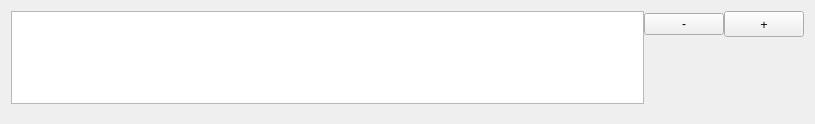
<?xml version="1.0" encoding="UTF-8"?>
<ui version="4.0">
 <class>TableViewControl</class>
 <widget class="QWidget" name="TableViewControl">
  <property name="geometry">
   <rect>
    <x>0</x>
    <y>0</y>
    <width>815</width>
    <height>124</height>
   </rect>
  </property>
  <property name="windowTitle">
   <string>Form</string>
  </property>
  <layout class="QHBoxLayout" name="horizontalLayout">
   <item>
    <widget class="QFrame" name="frame">
     <property name="frameShape">
      <enum>QFrame::NoFrame</enum>
     </property>
     <property name="frameShadow">
      <enum>QFrame::Raised</enum>
     </property>
     <layout class="QHBoxLayout" name="horizontalLayout_3">
      <property name="spacing">
       <number>0</number>
      </property>
      <property name="leftMargin">
       <number>0</number>
      </property>
      <property name="topMargin">
       <number>0</number>
      </property>
      <property name="rightMargin">
       <number>0</number>
      </property>
      <item>
       <widget class="QTableView" name="tableView">
        <property name="selectionMode">
         <enum>QAbstractItemView::SingleSelection</enum>
        </property>
        <property name="showGrid">
         <bool>true</bool>
        </property>
        <property name="gridStyle">
         <enum>Qt::SolidLine</enum>
        </property>
        <property name="sortingEnabled">
         <bool>false</bool>
        </property>
        <property name="wordWrap">
         <bool>true</bool>
        </property>
        <property name="cornerButtonEnabled">
         <bool>false</bool>
        </property>
        <attribute name="horizontalHeaderCascadingSectionResizes">
         <bool>false</bool>
        </attribute>
        <attribute name="horizontalHeaderMinimumSectionSize">
         <number>50</number>
        </attribute>
        <attribute name="horizontalHeaderStretchLastSection">
         <bool>true</bool>
        </attribute>
        <attribute name="verticalHeaderVisible">
         <bool>false</bool>
        </attribute>
       </widget>
      </item>
      <item>
       <widget class="QFrame" name="frame_2">
        <property name="styleSheet">
         <string notr="true"/>
        </property>
        <property name="frameShape">
         <enum>QFrame::NoFrame</enum>
        </property>
        <property name="frameShadow">
         <enum>QFrame::Raised</enum>
        </property>
        <layout class="QVBoxLayout" name="verticalLayout">
         <property name="leftMargin">
          <number>0</number>
         </property>
         <property name="topMargin">
          <number>0</number>
         </property>
         <property name="rightMargin">
          <number>0</number>
         </property>
         <item>
          <widget class="QFrame" name="frame_button">
           <property name="styleSheet">
            <string notr="true"/>
           </property>
           <layout class="QHBoxLayout" name="horizontalLayout_2">
            <property name="spacing">
             <number>0</number>
            </property>
            <property name="leftMargin">
             <number>0</number>
            </property>
            <property name="topMargin">
             <number>0</number>
            </property>
            <property name="rightMargin">
             <number>0</number>
            </property>
            <property name="bottomMargin">
             <number>0</number>
            </property>
            <item>
             <widget class="QPushButton" name="button_remove">
              <property name="text">
               <string>-</string>
              </property>
             </widget>
            </item>
            <item>
             <widget class="QPushButton" name="button_append">
              <property name="font">
               <font>
                <family>Open Sans</family>
                <pointsize>10</pointsize>
                <weight>50</weight>
                <italic>false</italic>
                <bold>false</bold>
               </font>
              </property>
              <property name="styleSheet">
               <string notr="true">border-left:1px solid #ecf0f1;</string>
              </property>
              <property name="text">
               <string>+</string>
              </property>
              <property name="flat">
               <bool>false</bool>
              </property>
             </widget>
            </item>
           </layout>
          </widget>
         </item>
         <item>
          <spacer name="verticalSpacer">
           <property name="orientation">
            <enum>Qt::Vertical</enum>
           </property>
           <property name="sizeHint" stdset="0">
            <size>
             <width>20</width>
             <height>40</height>
            </size>
           </property>
          </spacer>
         </item>
        </layout>
       </widget>
      </item>
     </layout>
    </widget>
   </item>
  </layout>
 </widget>
 <resources/>
 <connections/>
</ui>
